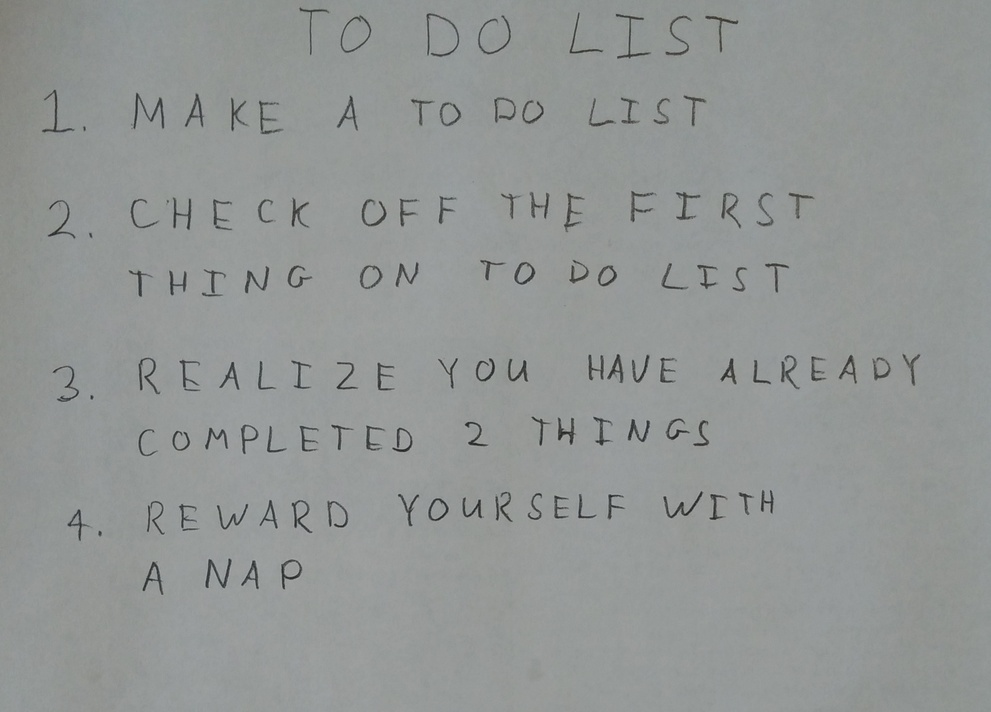
%> input picture HW5 NN/images/01_list.jpg, 991 x 712 px, shrunk from 2270 x 1631 before the run
$ octave --eval "result = findLetters(imread('../images/01_list.jpg'));"   (GNU Octave 9; MATLAB toolbox functions it lacks are replaced by stand-ins)
%> lines starting %> are read from the running program, lines starting %| are printed output that depends on the picture; in (x1, y1, x2, y2) boxes, pixels count from 0 and x2, y2 are one past the last pixel; in counts of white or black regions, pixels touching at a corner belong together; the program's own positions count from 1
function [lines, bw] = findLetters(im)
% [lines, BW] = findLetters(im) processes the input RGB image and returns a cell
% array 'lines' of located characters in the image, as well as a binary
% representation of the input image. The cell array 'lines' should contain one
% matrix entry for each line of text that appears in the image. Each matrix entry
% should have size Lx4, where L represents the number of letters in that line.
% Each row of the matrix should contain 4 numbers [x1, y1, x2, y2] representing
% the top-left and bottom-right position of each box. The boxes in one line should
% be sorted by x1 value.


%Your code here

img=rgb2gray(im);
gausFiltImg=imgaussfilt(img,1.5);% blur image

filtImg=imbinarize(gausFiltImg); % binarize image
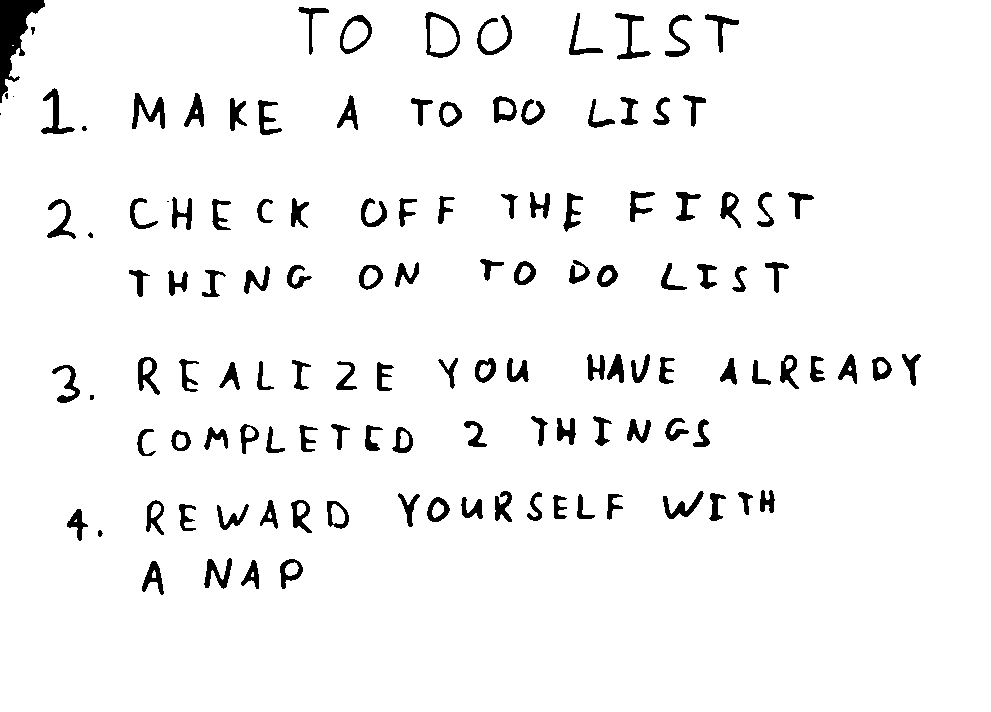
%> filtImg: size 712x991 logical; 95.4% white; 125 black regions (5 under 20 px), largest, box (x1, y1, x2, y2) and area: (0, 0, 45, 103) 1955, (132, 93, 165, 129) 513, (425, 12, 460, 58) 462

filtImg=imcomplement(filtImg); % white and black exchange
%> filtImg: size 712x991 logical; 4.6% white; 125 white regions (5 under 20 px)

% se=strel('line',11,90);
% filtImg=imdilate(filtImg,se);

bw=filtImg;
boundingBox=regionprops(filtImg,'boundingBox');
%> boundingBox = 125 regions; largest, box (x1, y1, x2, y2): (0, 0, 45, 103), (615, 13, 651, 60), (425, 12, 460, 58), (41, 88, 75, 134), (298, 7, 329, 55)

boxCoordinate=zeros(length(boundingBox),4);
for i=1:length(boundingBox)
    boxCoordinate(i,:)=boundingBox(i).BoundingBox;
    %     rectangle('Position',[boxCoordinate(1) boxCoordinate(2) boxCoordinate(3) boxCoordinate(4)],'EdgeColor','green');
end
%> this loop made 125 passes
%> after the loop, boxCoordinate = 125 rows, first 8: [0.5 0.5 45 103; 0.5 113.5 1 2; 5.5 93.5 3 6; 13.5 96.5 1 1; 31.5 27.5 4 8; 41.5 88.5 34 46; 47.5 199.5 29 40; 52.5 365.5 28 38]

%% eliminate the small box
[row,~]=find(boxCoordinate(:,3)<30);
%> row = 113 values from 2 to 125
boxCoordinate(row,:)=[];
[row,~]=find(boxCoordinate(:,4)<30);
%> row = [4; 11]
boxCoordinate(row,:)=[];

%% convert bounding box into [x1 y1 x2 y2]
boxCoordinate(:,3)=boxCoordinate(:,1)+boxCoordinate(:,3);
boxCoordinate(:,4)=boxCoordinate(:,2)+boxCoordinate(:,4);
[~,index]=sort(boxCoordinate(:,4));
%> index = [10; 5; 4; 7; 8; 6; 9; 1; 3; 2]
boxCoordinate=boxCoordinate(index,:);
%> boxCoordinate = 10 rows, first 8: [705.5 14.5 739.5 53.5; 340.5 15.5 372.5 54.5; 298.5 7.5 329.5 55.5; 477.5 15.5 512.5 55.5; 569.5 13.5 603.5 55.5; 425.5 12.5 460.5 58.5; 615.5 13.5 651.5 60.5; 0.5 0.5 45.5 103.5]

%% classify letters based on lines

i=1;
while length(boxCoordinate)~=0
    [row,~]=find(boxCoordinate(:,4)==min(boxCoordinate(:,4)));
    [row,~]=find(boxCoordinate(:,2)<boxCoordinate(row(1),4));
    lines{i}=boxCoordinate(row,:);
    boxCoordinate(row,:)=[];
    i=i+1;
end
%> this loop made 2 passes
%> (row, i) on passes 1 to 2: ([1; 2; 3; 4; 5; 6; 7; 8], 2), ([1; 2], 3)
%> after the loop, lines = 2 items

%% order letters in each line
linesNum=length(lines);
%> linesNum = 2
for i=1:linesNum
    Line_i_letter=lines{i};
    [~,index]=sort(Line_i_letter(:,1));
    Line_i_letter=Line_i_letter(index,:);
    lines{i}=Line_i_letter;
end
%> this loop made 2 passes
%> index on pass 1: [8; 3; 2; 6; 4; 5; 7; 1]
%> (Line_i_letter, index) on pass 2: ([41.5 88.5 75.5 134.5; 132.5 93.5 165.5 129.5], [2; 1])

assert(size(lines{1},2) == 4,'each matrix entry should have size Lx4');
assert(size(lines{end},2) == 4,'each matrix entry should have size Lx4');
lineSortcheck = lines{1};
%> lineSortcheck = [0.5 0.5 45.5 103.5; 298.5 7.5 329.5 55.5; 340.5 15.5 372.5 54.5; 425.5 12.5 460.5 58.5; 477.5 15.5 512.5 55.5; 569.5 13.5 603.5 55.5; 615.5 13.5 651.5 60.5; 705.5 14.5 739.5 53.5]
%> `result = findLetters(imread('../images/01_list.jpg'));`: result = 2 items
assert(issorted(lineSortcheck(:,1)) | issorted(lineSortcheck(end:-1:1,1)),'Matrix should be sorted in x1');

end
